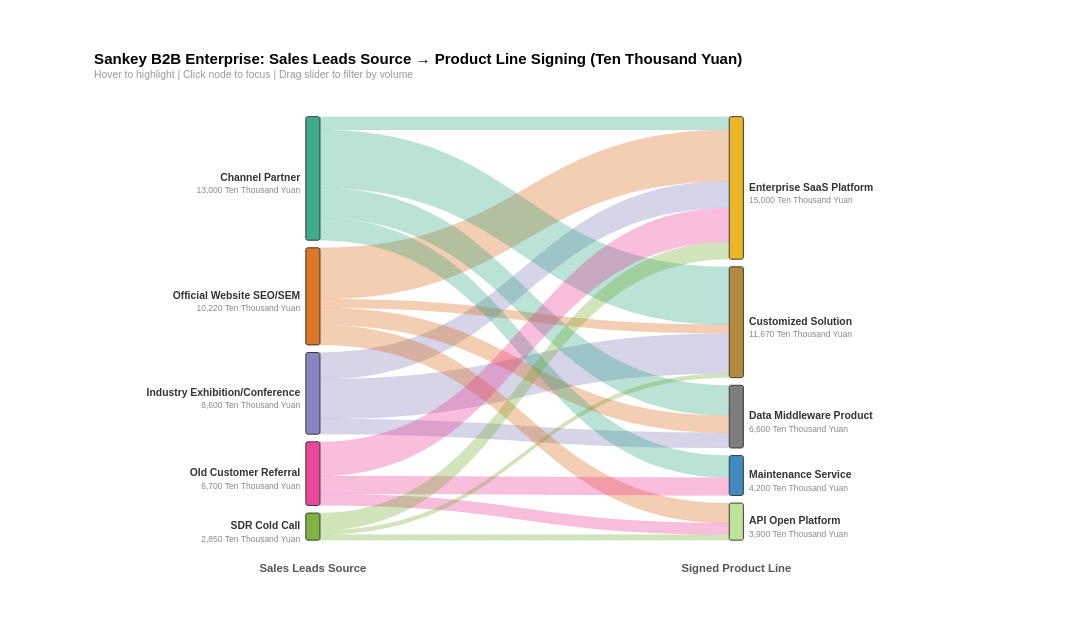

Source (Vega-Lite JSON):
### Vega specification from a JSON file in a GitHub repository (floating-point values rounded to 4 significant figures)
{"$schema": "https://vega.github.io/schema/vega/v5.json", "description": "Sankey B2B Enterprise: Sales Leads Source → Product Line Signing", "width": 900, "height": 450, "padding": {"left": 100, "right": 160, "top": 55, "bottom": 50}, "background": "white", "_metadata": {"chart_type": "sankey_multi_stage", "title": "Sankey B2B Enterprise: Sales Leads Source → Product Line Signing", "topic": "b2b_lead_to_product", "value_unit": "Ten Thousand Yuan Signing Amount", "architecture": "data-driven layout via Vega transform pipeline (rawLinks + nodeConfig)"}, "signals": [{"name": "nodeWidth", "value": 15}, {"name": "nodeGap", "value": 800}, {"name": "threshold", "value": 0, "bind": {"input": "range", "min": 0, "max": 7000, "step": 100, "name": "Min Flow (Ten Thousand Yuan): "}}, {"name": "nodeHover", "value": null, "on": [{"events": "@nodeRect:mouseover", "update": "datum.name"}, {"events": "@nodeRect:mouseout", "update": "null"}]}, {"name": "edgeHover", "value": null, "on": [{"events": "@edgeMark:mouseover", "update": "datum.linkId"}, {"events": "@edgeMark:mouseout", "update": "null"}]}, {"name": "selectedNode", "value": null, "on": [{"events": "@nodeRect:click!", "update": "selectedNode === datum.name ? null : datum.name"}, {"events": [{"type": "click", "markname": "resetBtn"}, {"type": "dblclick"}], "update": "null"}]}], "data": [{"name": "rawLinks", "values": [{"source": "Industry Exhibition/Conference", "target": "Enterprise SaaS Platform", "value": 2800}, {"source": "Industry Exhibition/Conference", "target": "Customized Solution", "value": 4200}, {"source": "Industry Exhibition/Conference", "target": "Data Middleware Product", "value": 1600}, {"source": "Official Website SEO/SEM", "target": "Enterprise SaaS Platform", "value": 5400}, {"source": "Official Website SEO/SEM", "target": "API Open Platform", "value": 2100}, {"source": "Official Website SEO/SEM", "target": "Data Middleware Product", "value": 1800}, {"source": "Official Website SEO/SEM", "target": "Customized Solution", "value": 920}, {"source": "Channel Partner", "target": "Customized Solution", "value": 6100}, {"source": "Channel Partner", "target": "Data Middleware Product", "value": 3200}, {"source": "Channel Partner", "target": "Enterprise SaaS Platform", "value": 1400}, {"source": "Channel Partner", "target": "Maintenance Service", "value": 2300}, {"source": "Old Customer Referral", "target": "Enterprise SaaS Platform", "value": 3600}, {"source": "Old Customer Referral", "target": "Maintenance Service", "value": 1900}, {"source": "Old Customer Referral", "target": "API Open Platform", "value": 1200}, {"source": "SDR Cold Call", "target": "Enterprise SaaS Platform", "value": 1800}, {"source": "SDR Cold Call", "target": "API Open Platform", "value": 600}, {"source": "SDR Cold Call", "target": "Customized Solution", "value": 450}]}, {"name": "nodeConfig", "values": [{"name": "Channel Partner", "depth": 0, "order": 0}, {"name": "Official Website SEO/SEM", "depth": 0, "order": 1}, {"name": "Industry Exhibition/Conference", "depth": 0, "order": 2}, {"name": "Old Customer Referral", "depth": 0, "order": 3}, {"name": "SDR Cold Call", "depth": 0, "order": 4}, {"name": "Enterprise SaaS Platform", "depth": 1, "order": 0}, {"name": "Customized Solution", "depth": 1, "order": 1}, {"name": "Data Middleware Product", "depth": 1, "order": 2}, {"name": "Maintenance Service", "depth": 1, "order": 3}, {"name": "API Open Platform", "depth": 1, "order": 4}]}, {"name": "depthLabelsData", "values": [{"depth": 0, "label": "Sales Leads Source"}, {"depth": 1, "label": "Signed Product Line"}]}, {"name": "filteredLinks", "source": "rawLinks", "transform": [{"type": "filter", "expr": "datum.value >= threshold"}, {"type": "formula", "expr": "datum.source + ' → ' + datum.target", "as": "linkId"}]}, {"name": "linksWithOrder", "source": "filteredLinks", "transform": [{"type": "lookup", "from": "nodeConfig", "key": "name", "fields": ["source"], "as": ["srcConfig"]}, {"type": "lookup", "from": "nodeConfig", "key": "name", "fields": ["target"], "as": ["tgtConfig"]}, {"type": "formula", "expr": "datum.srcConfig.order", "as": "srcOrder"}, {"type": "formula", "expr": "datum.tgtConfig.order", "as": "tgtOrder"}, {"type": "formula", "expr": "datum.srcConfig.depth", "as": "srcDepth"}, {"type": "formula", "expr": "datum.tgtConfig.depth", "as": "tgtDepth"}]}, {"name": "outTotals", "source": "linksWithOrder", "transform": [{"type": "aggregate", "groupby": ["source"], "fields": ["value"], "ops": ["sum"], "as": ["totalOut"]}]}, {"name": "inTotals", "source": "linksWithOrder", "transform": [{"type": "aggregate", "groupby": ["target"], "fields": ["value"], "ops": ["sum"], "as": ["totalIn"]}]}, {"name": "nodePositions", "source": "nodeConfig", "transform": [{"type": "lookup", "from": "outTotals", "key": "source", "fields": ["name"], "as": ["outInfo"]}, {"type": "lookup", "from": "inTotals", "key": "target", "fields": ["name"], "as": ["inInfo"]}, {"type": "formula", "expr": "datum.outInfo ? datum.outInfo.totalOut : 0", "as": "totalOut"}, {"type": "formula", "expr": "datum.inInfo ? datum.inInfo.totalIn : 0", "as": "totalIn"}, {"type": "formula", "expr": "max(datum.totalOut, datum.totalIn)", "as": "total"}, {"type": "filter", "expr": "datum.total > 0"}, {"type": "stack", "groupby": ["depth"], "sort": {"field": "order", "order": "ascending"}, "field": "total"}, {"type": "window", "groupby": ["depth"], "sort": {"field": "order", "order": "ascending"}, "ops": ["row_number"], "as": ["rankInDepth"]}, {"type": "formula", "expr": "datum.y0 + (datum.rankInDepth - 1) * nodeGap", "as": "y0g"}, {"type": "formula", "expr": "datum.y1 + (datum.rankInDepth - 1) * nodeGap", "as": "y1g"}]}, {"name": "sourceStacked", "source": "linksWithOrder", "transform": [{"type": "window", "groupby": ["source"], "sort": {"field": "tgtOrder", "order": "ascending"}, "ops": ["sum"], "fields": ["value"], "frame": [null, 0], "as": ["srcCumEnd"]}, {"type": "formula", "expr": "datum.srcCumEnd - datum.value", "as": "srcCumStart"}]}, {"name": "targetStacked", "source": "linksWithOrder", "transform": [{"type": "window", "groupby": ["target"], "sort": {"field": "srcOrder", "order": "ascending"}, "ops": ["sum"], "fields": ["value"], "frame": [null, 0], "as": ["tgtCumEnd"]}, {"type": "formula", "expr": "datum.tgtCumEnd - datum.value", "as": "tgtCumStart"}]}, {"name": "edges", "source": "sourceStacked", "transform": [{"type": "lookup", "from": "targetStacked", "key": "linkId", "fields": ["linkId"], "as": ["tgtInfo"]}, {"type": "formula", "expr": "datum.tgtInfo ? datum.tgtInfo.tgtCumStart : 0", "as": "tgtCumStart"}, {"type": "formula", "expr": "datum.tgtInfo ? datum.tgtInfo.tgtCumEnd : datum.value", "as": "tgtCumEnd"}, {"type": "lookup", "from": "nodePositions", "key": "name", "fields": ["source"], "as": ["srcNode"]}, {"type": "lookup", "from": "nodePositions", "key": "name", "fields": ["target"], "as": ["tgtNode"]}, {"type": "filter", "expr": "datum.srcNode && datum.tgtNode"}, {"type": "formula", "expr": "datum.srcNode.y0g + datum.srcCumStart", "as": "absSy0"}, {"type": "formula", "expr": "datum.srcNode.y0g + datum.srcCumEnd", "as": "absSy1"}, {"type": "formula", "expr": "datum.tgtNode.y0g + datum.tgtCumStart", "as": "absTy0"}, {"type": "formula", "expr": "datum.tgtNode.y0g + datum.tgtCumEnd", "as": "absTy1"}, {"type": "formula", "expr": "datum.srcNode.total > 0 ? datum.value / datum.srcNode.total : 0", "as": "srcPct"}, {"type": "formula", "expr": "datum.tgtNode.total > 0 ? datum.value / datum.tgtNode.total : 0", "as": "tgtPct"}]}], "scales": [{"name": "x", "type": "point", "range": "width", "domain": [0, 1], "padding": 0.5}, {"name": "y", "type": "linear", "range": [0, {"signal": "height"}], "domain": {"data": "nodePositions", "field": "y1g"}}, {"name": "color", "type": "ordinal", "domain": {"data": "nodeConfig", "field": "name"}, "range": ["#1b9e77", "#d95f02", "#7570b3", "#e7298a", "#66a61e", "#e6ab02", "#a6761d", "#666666", "#1f78b4", "#b2df8a"]}], "marks": [{"type": "path", "name": "edgeMark", "from": {"data": "edges"}, "encode": {"update": {"path": {"signal": "'M' + (scale('x', datum.srcDepth) + nodeWidth) + ',' + scale('y', datum.absSy0) + ' C' + ((scale('x', datum.srcDepth) + nodeWidth + scale('x', datum.tgtDepth)) / 2) + ',' + scale('y', datum.absSy0) + ' ' + ((scale('x', datum.srcDepth) + nodeWidth + scale('x', datum.tgtDepth)) / 2) + ',' + scale('y', datum.absTy0) + ' ' + scale('x', datum.tgtDepth) + ',' + scale('y', datum.absTy0) + ' L' + scale('x', datum.tgtDepth) + ',' + scale('y', datum.absTy1) + ' C' + ((scale('x', datum.srcDepth) + nodeWidth + scale('x', datum.tgtDepth)) / 2) + ',' + scale('y', datum.absTy1) + ' ' + ((scale('x', datum.srcDepth) + nodeWidth + scale('x', datum.tgtDepth)) / 2) + ',' + scale('y', datum.absSy1) + ' ' + (scale('x', datum.srcDepth) + nodeWidth) + ',' + scale('y', datum.absSy1) + ' Z'"}, "fill": {"scale": "color", "field": "source"}, "fillOpacity": {"signal": "selectedNode ? (datum.source === selectedNode || datum.target === selectedNode ? 0.65 : 0.04) : nodeHover ? (datum.source === nodeHover || datum.target === nodeHover ? 0.65 : 0.08) : edgeHover === datum.linkId ? 0.75 : 0.3"}, "stroke": {"scale": "color", "field": "source"}, "strokeWidth": {"value": 0.5}, "strokeOpacity": {"signal": "selectedNode ? (datum.source === selectedNode || datum.target === selectedNode ? 0.4 : 0) : nodeHover ? (datum.source === nodeHover || datum.target === nodeHover ? 0.4 : 0) : edgeHover === datum.linkId ? 0.5 : 0.1"}, "tooltip": {"signal": "datum.source + ' → ' + datum.target + '　' + format(datum.value, ',.0f') + ' Ten Thousand Yuan (' + format(datum.srcPct, '.0%') + ' of ' + datum.source + ', ' + format(datum.tgtPct, '.0%') + ' of ' + datum.target + ')'"}, "cursor": {"value": "pointer"}}, "hover": {"fillOpacity": {"value": 0.8}}}}, {"type": "rect", "name": "nodeRect", "from": {"data": "nodePositions"}, "encode": {"enter": {"width": {"signal": "nodeWidth"}, "cornerRadius": {"value": 2}}, "update": {"x": {"scale": "x", "field": "depth"}, "y": {"scale": "y", "field": "y0g"}, "y2": {"scale": "y", "field": "y1g"}, "fill": {"scale": "color", "field": "name"}, "stroke": {"value": "#333"}, "strokeWidth": {"signal": "selectedNode === datum.name || nodeHover === datum.name ? 2 : 1"}, "fillOpacity": {"signal": "selectedNode ? (datum.name === selectedNode ? 1 : 0.25) : nodeHover === datum.name ? 1 : 0.85"}, "tooltip": {"signal": "datum.name + ': ' + format(datum.total, ',.0f') + ' Ten Thousand Yuan'"}, "cursor": {"value": "pointer"}}}}, {"type": "text", "from": {"data": "nodePositions"}, "interactive": false, "encode": {"update": {"x": {"signal": "datum.depth === 0 ? scale('x', datum.depth) - 6 : scale('x', datum.depth) + nodeWidth + 6"}, "y": {"signal": "(scale('y', datum.y0g) + scale('y', datum.y1g)) / 2"}, "align": {"signal": "datum.depth === 0 ? 'right' : 'left'"}, "text": {"field": "name"}, "fontSize": {"value": 11}, "fontWeight": {"value": "bold"}, "fill": {"value": "#333"}, "baseline": {"value": "middle"}, "opacity": {"signal": "selectedNode ? (datum.name === selectedNode ? 1 : 0.25) : 1"}}}}, {"type": "text", "from": {"data": "nodePositions"}, "interactive": false, "encode": {"update": {"x": {"signal": "datum.depth === 0 ? scale('x', datum.depth) - 6 : scale('x', datum.depth) + nodeWidth + 6"}, "y": {"signal": "(scale('y', datum.y0g) + scale('y', datum.y1g)) / 2 + 13"}, "align": {"signal": "datum.depth === 0 ? 'right' : 'left'"}, "text": {"signal": "abs(scale('y', datum.y0g) - scale('y', datum.y1g)) > 22 ? format(datum.total, ',.0f') + ' Ten Thousand Yuan' : ''"}, "fontSize": {"value": 9}, "fill": {"value": "#888"}, "baseline": {"value": "middle"}, "opacity": {"signal": "selectedNode ? (datum.name === selectedNode ? 1 : 0.25) : 1"}}}}, {"type": "text", "from": {"data": "depthLabelsData"}, "interactive": false, "encode": {"enter": {"x": {"signal": "scale('x', datum.depth) + nodeWidth / 2"}, "y": {"signal": "height + 25"}, "text": {"field": "label"}, "fontSize": {"value": 12}, "fontWeight": {"value": "bold"}, "fill": {"value": "#555"}, "baseline": {"value": "top"}, "align": {"value": "center"}}}}, {"type": "group", "data": [{"name": "showResetData", "values": [{}], "transform": [{"type": "filter", "expr": "selectedNode"}]}], "encode": {"enter": {"xc": {"signal": "width / 2"}, "y": {"value": -35}, "width": {"value": 100}, "height": {"value": 26}}}, "marks": [{"type": "group", "name": "resetBtn", "from": {"data": "showResetData"}, "encode": {"enter": {"cornerRadius": {"value": 5}, "fill": {"value": "#f5f5f5"}, "stroke": {"value": "#bbb"}, "strokeWidth": {"value": 1.5}, "height": {"field": {"group": "height"}}, "width": {"field": {"group": "width"}}, "cursor": {"value": "pointer"}}, "update": {"opacity": {"value": 1}}, "hover": {"opacity": {"value": 0.7}}}, "marks": [{"type": "text", "interactive": false, "encode": {"enter": {"xc": {"field": {"group": "width"}, "mult": 0.5}, "yc": {"field": {"group": "height"}, "mult": 0.5, "offset": 1}, "align": {"value": "center"}, "baseline": {"value": "middle"}, "fontWeight": {"value": "bold"}, "fontSize": {"value": 11}, "text": {"value": "Show All"}, "fill": {"value": "#555"}}}}]}]}], "title": {"text": "Sankey B2B Enterprise: Sales Leads Source → Product Line Signing (Ten Thousand Yuan)", "subtitle": "Hover to highlight | Click node to focus | Drag slider to filter by volume", "fontSize": 16, "subtitleFontSize": 11, "subtitleColor": "#999", "anchor": "start"}}
